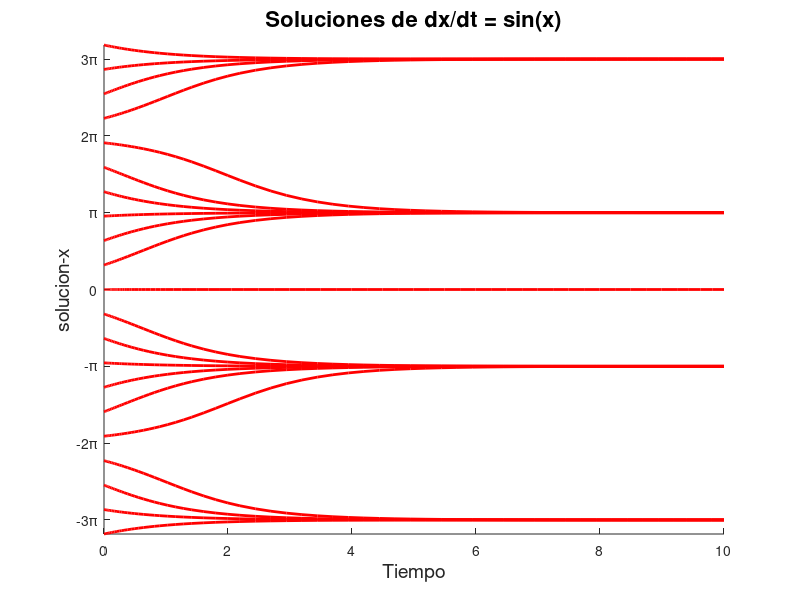
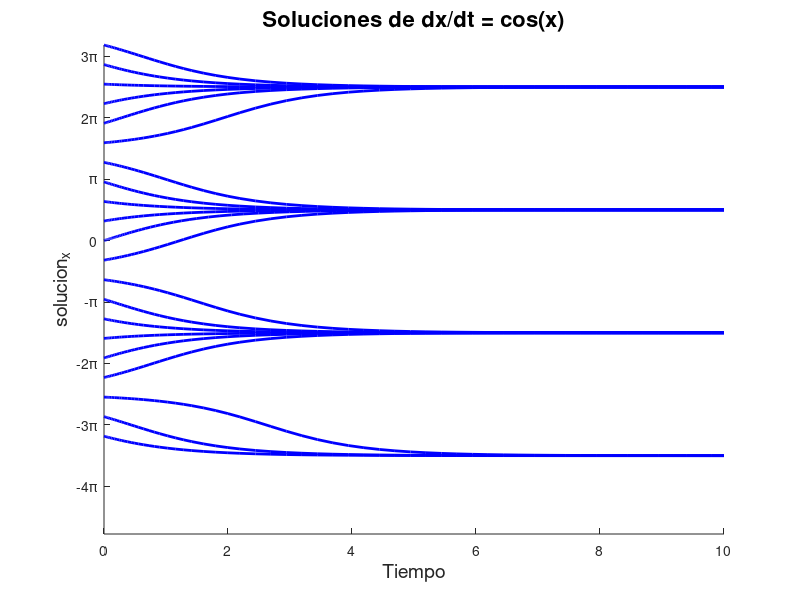

These figures' MATLAB source, in order:
function ode_example_code
% dirfield(sin_ex01,-2:0.2:2,-2:0.2:2)

% hold on

for y0 = -10:1:10
      % [t,y]=ode23s(@sin_ex01,[0 10],y0);
    [t,y]=ode45(@sin_ex01,[0 10],[y0,y0]); % Changed equation to run in octave
    
    figure(1) % Create figure for sin(y)
    
    hold on
    plot(t,y(:,1),'r','LineWidth',2);
    
    xlabel('Tiempo','fontsize',14);
    ylabel('solucion-x','fontsize',14);
    
    yticks([-4*pi -3*pi -2*pi -pi 0 pi 2*pi 3*pi 4*pi])
    yticklabels({'-4\pi','-3\pi','-2\pi','-\pi','0','\pi','2\pi','3\pi','4\pi'})
    
    title('Soluciones de dx/dt = sin(x)','fontsize',16);
    
    set(gcf, 'Color', [1 1 1])
    
    figure(2) % Create figure for cos(x)
    
    hold on
    plot(t,y(:,2),'b','LineWidth',2)
    
    xlabel('Tiempo','fontsize',14);
    ylabel('solucion_x','fontsize',14);
    
    yticks([-4*pi -3*pi -2*pi -pi 0 pi 2*pi 3*pi 4*pi])
    yticklabels({'-4\pi','-3\pi','-2\pi','-\pi','0','\pi','2\pi','3\pi','4\pi'})
    
    title('Soluciones de dx/dt = cos(x)','fontsize',16);
    
    %grid 
    hold off
end

% hold off         

function dy = sin_ex01(~,y)
dy = zeros(1,1);     
dy(1)= sin(y(1));  %t*y^2; 
dy(2) = cos(y(2));
dy=dy';
